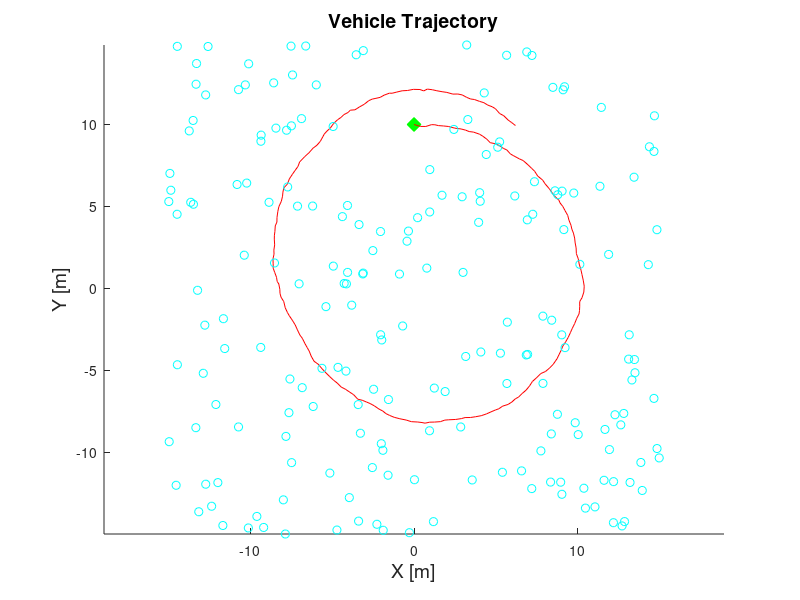

Recreate this plot in MATLAB.
function kinectSLAM3D()
%% Parameter Declarations
% Time Params
runTime = 22;  % End time (seconds)
dt = 0.1; % Time step (seconds)
T = 0:dt:runTime; % Time vector

% Vehicle Params
wheelbase = 0.5; 
kinectHeight = 1;
kinectDistFromFrontWheel = 0.25;

% Measurement Model Params (for 3D laser scanner)
maxRange = 6;
maxAzimuth = deg2rad(70)/2;
maxAltitude = deg2rad(45)/2;

% Measurement Noise
measNoiseCov = [0.08^2 0 0; 
                0 0.01^2 0;
                0 0 0.01^2];
measPerFeature = length(measNoiseCov);


% Vehicle Motion Disturbance
motionDistCov = [  0.05^2 0 0; 
                    0 0.05^2 0; 
                    0 0 0.01^2];
vehicleStateNum = length(motionDistCov);

% Control Signals
steerAngle = deg2rad(3)*ones(1, length(T)); % steering control signal
speed = 3*ones(1,length(T)); % commanded speed

%% Feature Generation
featureNum = 200; featureDistParam = 30; maxFeatureHeight = 2;
map = featureDistParam*rand(2,featureNum);
map(1,:) = map(1,:)-featureDistParam/2; 
map(2,:) = map(2,:)-featureDistParam/2; 
map(3,:) = maxFeatureHeight*rand(1,featureNum);
isNewFeature = ones(featureNum,1);

%% Simulation Initializations
initialState = [0 10 0]';
trueState = zeros(vehicleStateNum,length(T)); % State history 
trueState(:,1) = initialState;
fullStateNum = vehicleStateNum+measPerFeature*featureNum; % # of SLAM states
meas = zeros(measPerFeature*featureNum,length(T)); % Measurement history

% Prior over vehicle state
vehiclePrior = [0 0 0]';
vehiclePriorCov = 0.00000000001*eye(3);

% Prior over feature map
mapPrior = zeros(measPerFeature*featureNum,1);
mapPriorCov = 100*eye(measPerFeature*featureNum);

% Initial Full State Belief and Covariance
mu = [vehiclePrior; mapPrior];
S = [vehiclePriorCov zeros(vehicleStateNum,measPerFeature*featureNum);
    zeros(measPerFeature*featureNum,vehicleStateNum) mapPriorCov];

mu_S = zeros(fullStateNum,length(T)); % Belief history
mu_S(:,1) = mu; % Initial belief

%% Simulation Loop
for i=1:length(T)-1
   
    % Simulate a disturbance
    motionDisturbance = mvnrnd([0 0 0], motionDistCov)';

    % Position update
    trueState(1,i+1) = trueState(1,i) + dt*speed(i)*cos(trueState(3,i));
    trueState(2,i+1) = trueState(2,i) + dt*speed(i)*sin(trueState(3,i));
    trueState(3,i+1) = trueState(3,i) - dt*speed(i)*(tan(steerAngle(i))/wheelbase);

    trueState(:,i+1) = trueState(:,i+1) + motionDisturbance;
end

%% Plotting
% Trajectory figure
figure(1);clf; hold on;
% initial location marker
plot(trueState(1,1),trueState(2,1),'gd','MarkerSize',10,'MarkerFaceColor','g');
% plot the entire path
plot(trueState(1,:),trueState(2,:),'r');
plot(map(1,:),map(2,:),'oc');
xlabel('X [m]','FontSize',14)
ylabel('Y [m]','FontSize',14)
title('Vehicle Trajectory','FontSize',14)
axis equal
end

function inView = isInView(feature,vehicleState, maxRange, azimuthMax, altitudeMax)
% Returns 1 if a feature is within the FoV of the 3D scanner
dx = feature(1)-vehicleState(1);
dy = feature(2)-vehicleState(2);
dz = feature(3)-vehicleState(3);

range = sqrt(dx^2+dy^2+dz^2);
azimuthAngle = wrapToPi(atan2(dy,dx)-vehicleState(3));
altitudeAngle = wrapToPi(atan2(dz,dx));

if ((range<maxRange) && (abs(azimuthAngle)<azimuthMax) && (abs(altitudeAngle)<altitudeMax))
    inView = 1;
else
    inView = 0;
end
end


